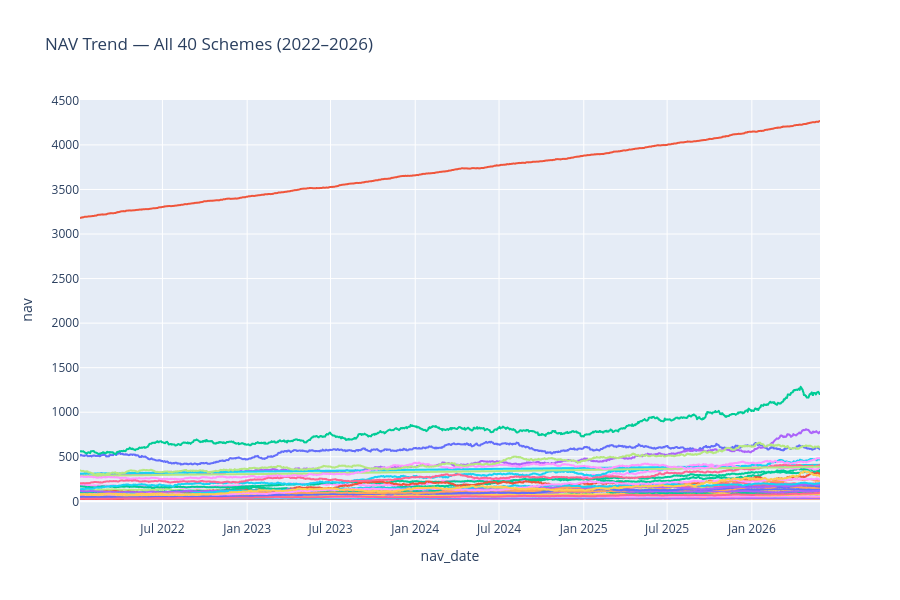

The notebook cell this image was saved under:
### Code cell
fig = px.line(
    nav.sort_values(["amfi_code", "nav_date"]),
    x="nav_date",
    y="nav",
    color="amfi_code",
    title="NAV Trend — All 40 Schemes (2022–2026)"
)
fig.update_layout(showlegend=False, height=600)
fig.show()

### Figure 1 — Plotly figure (JSON) as saved in the notebook; plotly's stock layout.template omitted (floating-point values rounded to 4 significant figures; data arrays with more than 128 entries replaced by an {"elided": "..."} marker saying what was removed)
{"data": [{"hovertemplate": "amfi_code=100016<br>nav_date=%{x}<br>nav=%{y}<extra></extra>", "legendgroup": "100016", "line": {"color": "#636efa", "dash": "solid"}, "marker": {"symbol": "circle"}, "mode": "lines", "name": "100016", "showlegend": true, "type": "scattergl", "x": {"elided": "1150 str values"}, "xaxis": "x", "y": {"elided": "1150 float values"}, "yaxis": "y"}, {"hovertemplate": "amfi_code=100025<br>nav_date=%{x}<br>nav=%{y}<extra></extra>", "legendgroup": "100025", "line": {"color": "#EF553B", "dash": "solid"}, "marker": {"symbol": "circle"}, "mode": "lines", "name": "100025", "showlegend": true, "type": "scattergl", "x": {"elided": "1150 str values"}, "xaxis": "x", "y": {"elided": "1150 float values"}, "yaxis": "y"}, {"hovertemplate": "amfi_code=100033<br>nav_date=%{x}<br>nav=%{y}<extra></extra>", "legendgroup": "100033", "line": {"color": "#00cc96", "dash": "solid"}, "marker": {"symbol": "circle"}, "mode": "lines", "name": "100033", "showlegend": true, "type": "scattergl", "x": {"elided": "1150 str values"}, "xaxis": "x", "y": {"elided": "1150 float values"}, "yaxis": "y"}, {"hovertemplate": "amfi_code=101206<br>nav_date=%{x}<br>nav=%{y}<extra></extra>", "legendgroup": "101206", "line": {"color": "#ab63fa", "dash": "solid"}, "marker": {"symbol": "circle"}, "mode": "lines", "name": "101206", "showlegend": true, "type": "scattergl", "x": {"elided": "1150 str values"}, "xaxis": "x", "y": {"elided": "1150 float values"}, "yaxis": "y"}, {"hovertemplate": "amfi_code=101207<br>nav_date=%{x}<br>nav=%{y}<extra></extra>", "legendgroup": "101207", "line": {"color": "#FFA15A", "dash": "solid"}, "marker": {"symbol": "circle"}, "mode": "lines", "name": "101207", "showlegend": true, "type": "scattergl", "x": {"elided": "1150 str values"}, "xaxis": "x", "y": {"elided": "1150 float values"}, "yaxis": "y"}, {"hovertemplate": "amfi_code=101208<br>nav_date=%{x}<br>nav=%{y}<extra></extra>", "legendgroup": "101208", "line": {"color": "#19d3f3", "dash": "solid"}, "marker": {"symbol": "circle"}, "mode": "lines", "name": "101208", "showlegend": true, "type": "scattergl", "x": {"elided": "1150 str values"}, "xaxis": "x", "y": {"elided": "1150 float values"}, "yaxis": "y"}, {"hovertemplate": "amfi_code=102885<br>nav_date=%{x}<br>nav=%{y}<extra></extra>", "legendgroup": "102885", "line": {"color": "#FF6692", "dash": "solid"}, "marker": {"symbol": "circle"}, "mode": "lines", "name": "102885", "showlegend": true, "type": "scattergl", "x": {"elided": "1150 str values"}, "xaxis": "x", "y": {"elided": "1150 float values"}, "yaxis": "y"}, {"hovertemplate": "amfi_code=102886<br>nav_date=%{x}<br>nav=%{y}<extra></extra>", "legendgroup": "102886", "line": {"color": "#B6E880", "dash": "solid"}, "marker": {"symbol": "circle"}, "mode": "lines", "name": "102886", "showlegend": true, "type": "scattergl", "x": {"elided": "1150 str values"}, "xaxis": "x", "y": {"elided": "1150 float values"}, "yaxis": "y"}, {"hovertemplate": "amfi_code=102887<br>nav_date=%{x}<br>nav=%{y}<extra></extra>", "legendgroup": "102887", "line": {"color": "#FF97FF", "dash": "solid"}, "marker": {"symbol": "circle"}, "mode": "lines", "name": "102887", "showlegend": true, "type": "scattergl", "x": {"elided": "1150 str values"}, "xaxis": "x", "y": {"elided": "1150 float values"}, "yaxis": "y"}, {"hovertemplate": "amfi_code=118632<br>nav_date=%{x}<br>nav=%{y}<extra></extra>", "legendgroup": "118632", "line": {"color": "#FECB52", "dash": "solid"}, "marker": {"symbol": "circle"}, "mode": "lines", "name": "118632", "showlegend": true, "type": "scattergl", "x": {"elided": "1150 str values"}, "xaxis": "x", "y": {"elided": "1150 float values"}, "yaxis": "y"}, {"hovertemplate": "amfi_code=118633<br>nav_date=%{x}<br>nav=%{y}<extra></extra>", "legendgroup": "118633", "line": {"color": "#636efa", "dash": "solid"}, "marker": {"symbol": "circle"}, "mode": "lines", "name": "118633", "showlegend": true, "type": "scattergl", "x": {"elided": "1150 str values"}, "xaxis": "x", "y": {"elided": "1150 float values"}, "yaxis": "y"}, {"hovertemplate": "amfi_code=118634<br>nav_date=%{x}<br>nav=%{y}<extra></extra>", "legendgroup": "118634", "line": {"color": "#EF553B", "dash": "solid"}, "marker": {"symbol": "circle"}, "mode": "lines", "name": "118634", "showlegend": true, "type": "scattergl", "x": {"elided": "1150 str values"}, "xaxis": "x", "y": {"elided": "1150 float values"}, "yaxis": "y"}, {"hovertemplate": "amfi_code=118635<br>nav_date=%{x}<br>nav=%{y}<extra></extra>", "legendgroup": "118635", "line": {"color": "#00cc96", "dash": "solid"}, "marker": {"symbol": "circle"}, "mode": "lines", "name": "118635", "showlegend": true, "type": "scattergl", "x": {"elided": "1150 str values"}, "xaxis": "x", "y": {"elided": "1150 float values"}, "yaxis": "y"}, {"hovertemplate": "amfi_code=118636<br>nav_date=%{x}<br>nav=%{y}<extra></extra>", "legendgroup": "118636", "line": {"color": "#ab63fa", "dash": "solid"}, "marker": {"symbol": "circle"}, "mode": "lines", "name": "118636", "showlegend": true, "type": "scattergl", "x": {"elided": "1150 str values"}, "xaxis": "x", "y": {"elided": "1150 float values"}, "yaxis": "y"}, {"hovertemplate": "amfi_code=119092<br>nav_date=%{x}<br>nav=%{y}<extra></extra>", "legendgroup": "119092", "line": {"color": "#FFA15A", "dash": "solid"}, "marker": {"symbol": "circle"}, "mode": "lines", "name": "119092", "showlegend": true, "type": "scattergl", "x": {"elided": "1150 str values"}, "xaxis": "x", "y": {"elided": "1150 float values"}, "yaxis": "y"}, {"hovertemplate": "amfi_code=119093<br>nav_date=%{x}<br>nav=%{y}<extra></extra>", "legendgroup": "119093", "line": {"color": "#19d3f3", "dash": "solid"}, "marker": {"symbol": "circle"}, "mode": "lines", "name": "119093", "showlegend": true, "type": "scattergl", "x": {"elided": "1150 str values"}, "xaxis": "x", "y": {"elided": "1150 float values"}, "yaxis": "y"}, {"hovertemplate": "amfi_code=119094<br>nav_date=%{x}<br>nav=%{y}<extra></extra>", "legendgroup": "119094", "line": {"color": "#FF6692", "dash": "solid"}, "marker": {"symbol": "circle"}, "mode": "lines", "name": "119094", "showlegend": true, "type": "scattergl", "x": {"elided": "1150 str values"}, "xaxis": "x", "y": {"elided": "1150 float values"}, "yaxis": "y"}, {"hovertemplate": "amfi_code=119095<br>nav_date=%{x}<br>nav=%{y}<extra></extra>", "legendgroup": "119095", "line": {"color": "#B6E880", "dash": "solid"}, "marker": {"symbol": "circle"}, "mode": "lines", "name": "119095", "showlegend": true, "type": "scattergl", "x": {"elided": "1150 str values"}, "xaxis": "x", "y": {"elided": "1150 float values"}, "yaxis": "y"}, {"hovertemplate": "amfi_code=119120<br>nav_date=%{x}<br>nav=%{y}<extra></extra>", "legendgroup": "119120", "line": {"color": "#FF97FF", "dash": "solid"}, "marker": {"symbol": "circle"}, "mode": "lines", "name": "119120", "showlegend": true, "type": "scattergl", "x": {"elided": "1150 str values"}, "xaxis": "x", "y": {"elided": "1150 float values"}, "yaxis": "y"}, {"hovertemplate": "amfi_code=119551<br>nav_date=%{x}<br>nav=%{y}<extra></extra>", "legendgroup": "119551", "line": {"color": "#FECB52", "dash": "solid"}, "marker": {"symbol": "circle"}, "mode": "lines", "name": "119551", "showlegend": true, "type": "scattergl", "x": {"elided": "1150 str values"}, "xaxis": "x", "y": {"elided": "1150 float values"}, "yaxis": "y"}, {"hovertemplate": "amfi_code=119552<br>nav_date=%{x}<br>nav=%{y}<extra></extra>", "legendgroup": "119552", "line": {"color": "#636efa", "dash": "solid"}, "marker": {"symbol": "circle"}, "mode": "lines", "name": "119552", "showlegend": true, "type": "scattergl", "x": {"elided": "1150 str values"}, "xaxis": "x", "y": {"elided": "1150 float values"}, "yaxis": "y"}, {"hovertemplate": "amfi_code=119598<br>nav_date=%{x}<br>nav=%{y}<extra></extra>", "legendgroup": "119598", "line": {"color": "#EF553B", "dash": "solid"}, "marker": {"symbol": "circle"}, "mode": "lines", "name": "119598", "showlegend": true, "type": "scattergl", "x": {"elided": "1150 str values"}, "xaxis": "x", "y": {"elided": "1150 float values"}, "yaxis": "y"}, {"hovertemplate": "amfi_code=119599<br>nav_date=%{x}<br>nav=%{y}<extra></extra>", "legendgroup": "119599", "line": {"color": "#00cc96", "dash": "solid"}, "marker": {"symbol": "circle"}, "mode": "lines", "name": "119599", "showlegend": true, "type": "scattergl", "x": {"elided": "1150 str values"}, "xaxis": "x", "y": {"elided": "1150 float values"}, "yaxis": "y"}, {"hovertemplate": "amfi_code=120503<br>nav_date=%{x}<br>nav=%{y}<extra></extra>", "legendgroup": "120503", "line": {"color": "#ab63fa", "dash": "solid"}, "marker": {"symbol": "circle"}, "mode": "lines", "name": "120503", "showlegend": true, "type": "scattergl", "x": {"elided": "1150 str values"}, "xaxis": "x", "y": {"elided": "1150 float values"}, "yaxis": "y"}, {"hovertemplate": "amfi_code=120504<br>nav_date=%{x}<br>nav=%{y}<extra></extra>", "legendgroup": "120504", "line": {"color": "#FFA15A", "dash": "solid"}, "marker": {"symbol": "circle"}, "mode": "lines", "name": "120504", "showlegend": true, "type": "scattergl", "x": {"elided": "1150 str values"}, "xaxis": "x", "y": {"elided": "1150 float values"}, "yaxis": "y"}, {"hovertemplate": "amfi_code=120505<br>nav_date=%{x}<br>nav=%{y}<extra></extra>", "legendgroup": "120505", "line": {"color": "#19d3f3", "dash": "solid"}, "marker": {"symbol": "circle"}, "mode": "lines", "name": "120505", "showlegend": true, "type": "scattergl", "x": {"elided": "1150 str values"}, "xaxis": "x", "y": {"elided": "1150 float values"}, "yaxis": "y"}, {"hovertemplate": "amfi_code=120506<br>nav_date=%{x}<br>nav=%{y}<extra></extra>", "legendgroup": "120506", "line": {"color": "#FF6692", "dash": "solid"}, "marker": {"symbol": "circle"}, "mode": "lines", "name": "120506", "showlegend": true, "type": "scattergl", "x": {"elided": "1150 str values"}, "xaxis": "x", "y": {"elided": "1150 float values"}, "yaxis": "y"}, {"hovertemplate": "amfi_code=120507<br>nav_date=%{x}<br>nav=%{y}<extra></extra>", "legendgroup": "120507", "line": {"color": "#B6E880", "dash": "solid"}, "marker": {"symbol": "circle"}, "mode": "lines", "name": "120507", "showlegend": true, "type": "scattergl", "x": {"elided": "1150 str values"}, "xaxis": "x", "y": {"elided": "1150 float values"}, "yaxis": "y"}, {"hovertemplate": "amfi_code=120841<br>nav_date=%{x}<br>nav=%{y}<extra></extra>", "legendgroup": "120841", "line": {"color": "#FF97FF", "dash": "solid"}, "marker": {"symbol": "circle"}, "mode": "lines", "name": "120841", "showlegend": true, "type": "scattergl", "x": {"elided": "1150 str values"}, "xaxis": "x", "y": {"elided": "1150 float values"}, "yaxis": "y"}, {"hovertemplate": "amfi_code=120842<br>nav_date=%{x}<br>nav=%{y}<extra></extra>", "legendgroup": "120842", "line": {"color": "#FECB52", "dash": "solid"}, "marker": {"symbol": "circle"}, "mode": "lines", "name": "120842", "showlegend": true, "type": "scattergl", "x": {"elided": "1150 str values"}, "xaxis": "x", "y": {"elided": "1150 float values"}, "yaxis": "y"}, {"hovertemplate": "amfi_code=120843<br>nav_date=%{x}<br>nav=%{y}<extra></extra>", "legendgroup": "120843", "line": {"color": "#636efa", "dash": "solid"}, "marker": {"symbol": "circle"}, "mode": "lines", "name": "120843", "showlegend": true, "type": "scattergl", "x": {"elided": "1150 str values"}, "xaxis": "x", "y": {"elided": "1150 float values"}, "yaxis": "y"}, {"hovertemplate": "amfi_code=120844<br>nav_date=%{x}<br>nav=%{y}<extra></extra>", "legendgroup": "120844", "line": {"color": "#EF553B", "dash": "solid"}, "marker": {"symbol": "circle"}, "mode": "lines", "name": "120844", "showlegend": true, "type": "scattergl", "x": {"elided": "1150 str values"}, "xaxis": "x", "y": {"elided": "1150 float values"}, "yaxis": "y"}, {"hovertemplate": "amfi_code=125497<br>nav_date=%{x}<br>nav=%{y}<extra></extra>", "legendgroup": "125497", "line": {"color": "#00cc96", "dash": "solid"}, "marker": {"symbol": "circle"}, "mode": "lines", "name": "125497", "showlegend": true, "type": "scattergl", "x": {"elided": "1150 str values"}, "xaxis": "x", "y": {"elided": "1150 float values"}, "yaxis": "y"}, {"hovertemplate": "amfi_code=125498<br>nav_date=%{x}<br>nav=%{y}<extra></extra>", "legendgroup": "125498", "line": {"color": "#ab63fa", "dash": "solid"}, "marker": {"symbol": "circle"}, "mode": "lines", "name": "125498", "showlegend": true, "type": "scattergl", "x": {"elided": "1150 str values"}, "xaxis": "x", "y": {"elided": "1150 float values"}, "yaxis": "y"}, {"hovertemplate": "amfi_code=148567<br>nav_date=%{x}<br>nav=%{y}<extra></extra>", "legendgroup": "148567", "line": {"color": "#FFA15A", "dash": "solid"}, "marker": {"symbol": "circle"}, "mode": "lines", "name": "148567", "showlegend": true, "type": "scattergl", "x": {"elided": "1150 str values"}, "xaxis": "x", "y": {"elided": "1150 float values"}, "yaxis": "y"}, {"hovertemplate": "amfi_code=148568<br>nav_date=%{x}<br>nav=%{y}<extra></extra>", "legendgroup": "148568", "line": {"color": "#19d3f3", "dash": "solid"}, "marker": {"symbol": "circle"}, "mode": "lines", "name": "148568", "showlegend": true, "type": "scattergl", "x": {"elided": "1150 str values"}, "xaxis": "x", "y": {"elided": "1150 float values"}, "yaxis": "y"}, {"hovertemplate": "amfi_code=148569<br>nav_date=%{x}<br>nav=%{y}<extra></extra>", "legendgroup": "148569", "line": {"color": "#FF6692", "dash": "solid"}, "marker": {"symbol": "circle"}, "mode": "lines", "name": "148569", "showlegend": true, "type": "scattergl", "x": {"elided": "1150 str values"}, "xaxis": "x", "y": {"elided": "1150 float values"}, "yaxis": "y"}, {"hovertemplate": "amfi_code=149322<br>nav_date=%{x}<br>nav=%{y}<extra></extra>", "legendgroup": "149322", "line": {"color": "#B6E880", "dash": "solid"}, "marker": {"symbol": "circle"}, "mode": "lines", "name": "149322", "showlegend": true, "type": "scattergl", "x": {"elided": "1150 str values"}, "xaxis": "x", "y": {"elided": "1150 float values"}, "yaxis": "y"}, {"hovertemplate": "amfi_code=149323<br>nav_date=%{x}<br>nav=%{y}<extra></extra>", "legendgroup": "149323", "line": {"color": "#FF97FF", "dash": "solid"}, "marker": {"symbol": "circle"}, "mode": "lines", "name": "149323", "showlegend": true, "type": "scattergl", "x": {"elided": "1150 str values"}, "xaxis": "x", "y": {"elided": "1150 float values"}, "yaxis": "y"}, {"hovertemplate": "amfi_code=149324<br>nav_date=%{x}<br>nav=%{y}<extra></extra>", "legendgroup": "149324", "line": {"color": "#FECB52", "dash": "solid"}, "marker": {"symbol": "circle"}, "mode": "lines", "name": "149324", "showlegend": true, "type": "scattergl", "x": {"elided": "1150 str values"}, "xaxis": "x", "y": {"elided": "1150 float values"}, "yaxis": "y"}], "layout": {"height": 600, "legend": {"title": {"text": "amfi_code"}, "tracegroupgap": 0}, "showlegend": false, "title": {"text": "NAV Trend — All 40 Schemes (2022–2026)"}, "xaxis": {"anchor": "y", "domain": [0, 1], "title": {"text": "nav_date"}}, "yaxis": {"anchor": "x", "domain": [0, 1], "title": {"text": "nav"}}}}
